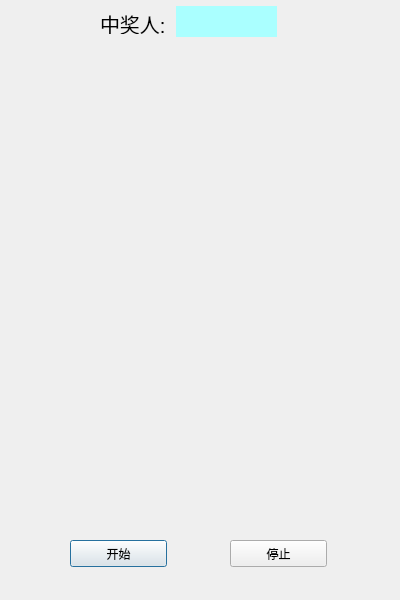
<?xml version="1.0" encoding="UTF-8"?>
<ui version="4.0">
 <class>YaoJiang</class>
 <widget class="QDialog" name="YaoJiang">
  <property name="geometry">
   <rect>
    <x>0</x>
    <y>0</y>
    <width>400</width>
    <height>600</height>
   </rect>
  </property>
  <property name="windowTitle">
   <string>YaoJiang</string>
  </property>
  <widget class="QPushButton" name="bstart">
   <property name="geometry">
    <rect>
     <x>70</x>
     <y>540</y>
     <width>97</width>
     <height>27</height>
    </rect>
   </property>
   <property name="text">
    <string>开始</string>
   </property>
  </widget>
  <widget class="QPushButton" name="bstop">
   <property name="geometry">
    <rect>
     <x>230</x>
     <y>540</y>
     <width>97</width>
     <height>27</height>
    </rect>
   </property>
   <property name="text">
    <string>停止</string>
   </property>
  </widget>
  <widget class="QLabel" name="label">
   <property name="geometry">
    <rect>
     <x>100</x>
     <y>13</y>
     <width>71</width>
     <height>21</height>
    </rect>
   </property>
   <property name="font">
    <font>
     <pointsize>15</pointsize>
    </font>
   </property>
   <property name="text">
    <string>中奖人:</string>
   </property>
  </widget>
  <widget class="QLabel" name="pname">
   <property name="geometry">
    <rect>
     <x>176</x>
     <y>6</y>
     <width>101</width>
     <height>31</height>
    </rect>
   </property>
   <property name="palette">
    <palette>
     <active>
      <colorrole role="WindowText">
       <brush brushstyle="SolidPattern">
        <color alpha="255">
         <red>0</red>
         <green>0</green>
         <blue>0</blue>
        </color>
       </brush>
      </colorrole>
      <colorrole role="Button">
       <brush brushstyle="SolidPattern">
        <color alpha="255">
         <red>170</red>
         <green>255</green>
         <blue>255</blue>
        </color>
       </brush>
      </colorrole>
      <colorrole role="Light">
       <brush brushstyle="SolidPattern">
        <color alpha="255">
         <red>255</red>
         <green>255</green>
         <blue>255</blue>
        </color>
       </brush>
      </colorrole>
      <colorrole role="Midlight">
       <brush brushstyle="SolidPattern">
        <color alpha="255">
         <red>212</red>
         <green>255</green>
         <blue>255</blue>
        </color>
       </brush>
      </colorrole>
      <colorrole role="Dark">
       <brush brushstyle="SolidPattern">
        <color alpha="255">
         <red>85</red>
         <green>127</green>
         <blue>127</blue>
        </color>
       </brush>
      </colorrole>
      <colorrole role="Mid">
       <brush brushstyle="SolidPattern">
        <color alpha="255">
         <red>113</red>
         <green>170</green>
         <blue>170</blue>
        </color>
       </brush>
      </colorrole>
      <colorrole role="Text">
       <brush brushstyle="SolidPattern">
        <color alpha="255">
         <red>0</red>
         <green>0</green>
         <blue>0</blue>
        </color>
       </brush>
      </colorrole>
      <colorrole role="BrightText">
       <brush brushstyle="SolidPattern">
        <color alpha="255">
         <red>255</red>
         <green>255</green>
         <blue>255</blue>
        </color>
       </brush>
      </colorrole>
      <colorrole role="ButtonText">
       <brush brushstyle="SolidPattern">
        <color alpha="255">
         <red>0</red>
         <green>0</green>
         <blue>0</blue>
        </color>
       </brush>
      </colorrole>
      <colorrole role="Base">
       <brush brushstyle="SolidPattern">
        <color alpha="255">
         <red>255</red>
         <green>255</green>
         <blue>255</blue>
        </color>
       </brush>
      </colorrole>
      <colorrole role="Window">
       <brush brushstyle="SolidPattern">
        <color alpha="255">
         <red>170</red>
         <green>255</green>
         <blue>255</blue>
        </color>
       </brush>
      </colorrole>
      <colorrole role="Shadow">
       <brush brushstyle="SolidPattern">
        <color alpha="255">
         <red>0</red>
         <green>0</green>
         <blue>0</blue>
        </color>
       </brush>
      </colorrole>
      <colorrole role="AlternateBase">
       <brush brushstyle="SolidPattern">
        <color alpha="255">
         <red>212</red>
         <green>255</green>
         <blue>255</blue>
        </color>
       </brush>
      </colorrole>
      <colorrole role="ToolTipBase">
       <brush brushstyle="SolidPattern">
        <color alpha="255">
         <red>255</red>
         <green>255</green>
         <blue>220</blue>
        </color>
       </brush>
      </colorrole>
      <colorrole role="ToolTipText">
       <brush brushstyle="SolidPattern">
        <color alpha="255">
         <red>0</red>
         <green>0</green>
         <blue>0</blue>
        </color>
       </brush>
      </colorrole>
     </active>
     <inactive>
      <colorrole role="WindowText">
       <brush brushstyle="SolidPattern">
        <color alpha="255">
         <red>0</red>
         <green>0</green>
         <blue>0</blue>
        </color>
       </brush>
      </colorrole>
      <colorrole role="Button">
       <brush brushstyle="SolidPattern">
        <color alpha="255">
         <red>170</red>
         <green>255</green>
         <blue>255</blue>
        </color>
       </brush>
      </colorrole>
      <colorrole role="Light">
       <brush brushstyle="SolidPattern">
        <color alpha="255">
         <red>255</red>
         <green>255</green>
         <blue>255</blue>
        </color>
       </brush>
      </colorrole>
      <colorrole role="Midlight">
       <brush brushstyle="SolidPattern">
        <color alpha="255">
         <red>212</red>
         <green>255</green>
         <blue>255</blue>
        </color>
       </brush>
      </colorrole>
      <colorrole role="Dark">
       <brush brushstyle="SolidPattern">
        <color alpha="255">
         <red>85</red>
         <green>127</green>
         <blue>127</blue>
        </color>
       </brush>
      </colorrole>
      <colorrole role="Mid">
       <brush brushstyle="SolidPattern">
        <color alpha="255">
         <red>113</red>
         <green>170</green>
         <blue>170</blue>
        </color>
       </brush>
      </colorrole>
      <colorrole role="Text">
       <brush brushstyle="SolidPattern">
        <color alpha="255">
         <red>0</red>
         <green>0</green>
         <blue>0</blue>
        </color>
       </brush>
      </colorrole>
      <colorrole role="BrightText">
       <brush brushstyle="SolidPattern">
        <color alpha="255">
         <red>255</red>
         <green>255</green>
         <blue>255</blue>
        </color>
       </brush>
      </colorrole>
      <colorrole role="ButtonText">
       <brush brushstyle="SolidPattern">
        <color alpha="255">
         <red>0</red>
         <green>0</green>
         <blue>0</blue>
        </color>
       </brush>
      </colorrole>
      <colorrole role="Base">
       <brush brushstyle="SolidPattern">
        <color alpha="255">
         <red>255</red>
         <green>255</green>
         <blue>255</blue>
        </color>
       </brush>
      </colorrole>
      <colorrole role="Window">
       <brush brushstyle="SolidPattern">
        <color alpha="255">
         <red>170</red>
         <green>255</green>
         <blue>255</blue>
        </color>
       </brush>
      </colorrole>
      <colorrole role="Shadow">
       <brush brushstyle="SolidPattern">
        <color alpha="255">
         <red>0</red>
         <green>0</green>
         <blue>0</blue>
        </color>
       </brush>
      </colorrole>
      <colorrole role="AlternateBase">
       <brush brushstyle="SolidPattern">
        <color alpha="255">
         <red>212</red>
         <green>255</green>
         <blue>255</blue>
        </color>
       </brush>
      </colorrole>
      <colorrole role="ToolTipBase">
       <brush brushstyle="SolidPattern">
        <color alpha="255">
         <red>255</red>
         <green>255</green>
         <blue>220</blue>
        </color>
       </brush>
      </colorrole>
      <colorrole role="ToolTipText">
       <brush brushstyle="SolidPattern">
        <color alpha="255">
         <red>0</red>
         <green>0</green>
         <blue>0</blue>
        </color>
       </brush>
      </colorrole>
     </inactive>
     <disabled>
      <colorrole role="WindowText">
       <brush brushstyle="SolidPattern">
        <color alpha="255">
         <red>85</red>
         <green>127</green>
         <blue>127</blue>
        </color>
       </brush>
      </colorrole>
      <colorrole role="Button">
       <brush brushstyle="SolidPattern">
        <color alpha="255">
         <red>170</red>
         <green>255</green>
         <blue>255</blue>
        </color>
       </brush>
      </colorrole>
      <colorrole role="Light">
       <brush brushstyle="SolidPattern">
        <color alpha="255">
         <red>255</red>
         <green>255</green>
         <blue>255</blue>
        </color>
       </brush>
      </colorrole>
      <colorrole role="Midlight">
       <brush brushstyle="SolidPattern">
        <color alpha="255">
         <red>212</red>
         <green>255</green>
         <blue>255</blue>
        </color>
       </brush>
      </colorrole>
      <colorrole role="Dark">
       <brush brushstyle="SolidPattern">
        <color alpha="255">
         <red>85</red>
         <green>127</green>
         <blue>127</blue>
        </color>
       </brush>
      </colorrole>
      <colorrole role="Mid">
       <brush brushstyle="SolidPattern">
        <color alpha="255">
         <red>113</red>
         <green>170</green>
         <blue>170</blue>
        </color>
       </brush>
      </colorrole>
      <colorrole role="Text">
       <brush brushstyle="SolidPattern">
        <color alpha="255">
         <red>85</red>
         <green>127</green>
         <blue>127</blue>
        </color>
       </brush>
      </colorrole>
      <colorrole role="BrightText">
       <brush brushstyle="SolidPattern">
        <color alpha="255">
         <red>255</red>
         <green>255</green>
         <blue>255</blue>
        </color>
       </brush>
      </colorrole>
      <colorrole role="ButtonText">
       <brush brushstyle="SolidPattern">
        <color alpha="255">
         <red>85</red>
         <green>127</green>
         <blue>127</blue>
        </color>
       </brush>
      </colorrole>
      <colorrole role="Base">
       <brush brushstyle="SolidPattern">
        <color alpha="255">
         <red>170</red>
         <green>255</green>
         <blue>255</blue>
        </color>
       </brush>
      </colorrole>
      <colorrole role="Window">
       <brush brushstyle="SolidPattern">
        <color alpha="255">
         <red>170</red>
         <green>255</green>
         <blue>255</blue>
        </color>
       </brush>
      </colorrole>
      <colorrole role="Shadow">
       <brush brushstyle="SolidPattern">
        <color alpha="255">
         <red>0</red>
         <green>0</green>
         <blue>0</blue>
        </color>
       </brush>
      </colorrole>
      <colorrole role="AlternateBase">
       <brush brushstyle="SolidPattern">
        <color alpha="255">
         <red>170</red>
         <green>255</green>
         <blue>255</blue>
        </color>
       </brush>
      </colorrole>
      <colorrole role="ToolTipBase">
       <brush brushstyle="SolidPattern">
        <color alpha="255">
         <red>255</red>
         <green>255</green>
         <blue>220</blue>
        </color>
       </brush>
      </colorrole>
      <colorrole role="ToolTipText">
       <brush brushstyle="SolidPattern">
        <color alpha="255">
         <red>0</red>
         <green>0</green>
         <blue>0</blue>
        </color>
       </brush>
      </colorrole>
     </disabled>
    </palette>
   </property>
   <property name="font">
    <font>
     <pointsize>15</pointsize>
    </font>
   </property>
   <property name="autoFillBackground">
    <bool>true</bool>
   </property>
   <property name="text">
    <string/>
   </property>
  </widget>
 </widget>
 <layoutdefault spacing="6" margin="11"/>
 <resources/>
 <connections/>
</ui>
